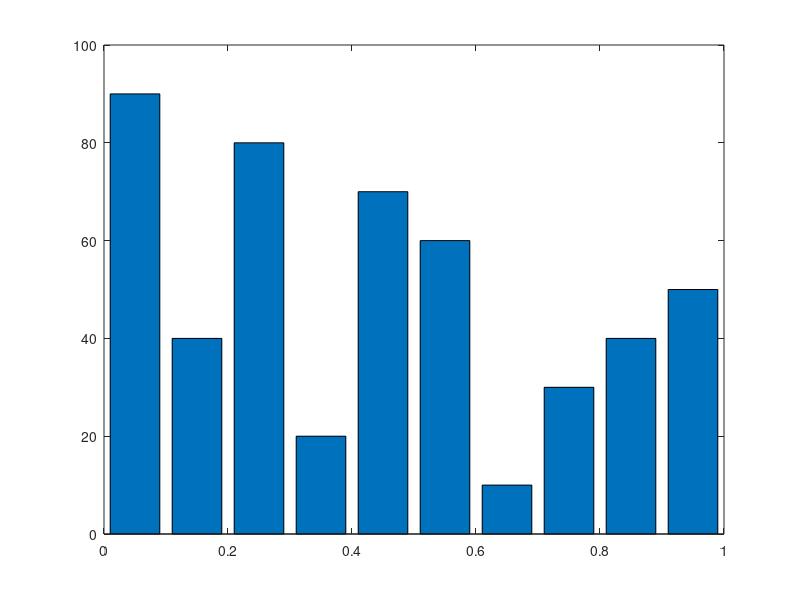

Write MATLAB code to recreate this figure. (Note: this script raises an error after producing the figure.)
clear;
rng(0);

% peremeters
% K = 8000;
% V = rand(1, 20);
% V = K * V;

V = 10*[9, 4, 8, 2, 7, 6, 1, 3, 4, 5];
h = 0;
beta = 100;

% plot potential
figure();
cf = bar(((1:length(V))-0.5)/length(V), V);
cf.BarWidth = 1;

% Robin boundary
[U, lam] = eigR1d(V, h, 6);
W = solveN1d(V, h/beta);

w = getval1d(W);
x = linspace(0, 1, length(w));

figure();
hold on
plot(x, w, 'k')
for k = 1:4
    uk = my_nmlz(getval1d(U(:,k)));
    plot(x, uk / (lam(k) + 1/max(w) + beta) )
end

% Dirichlet boundary
[U, lam] = eigD1d(V, 6);
W = solveD1d(V);

w = getval1d(W);
x = linspace(0, 1, length(w));

figure();
hold on
% plot(x, w, 'k')
for k = 1:1
    uk = my_nmlz(getval1d(U(:,k)));
    plot(x, uk / (lam(k) + 1/max(w) + beta) )
end